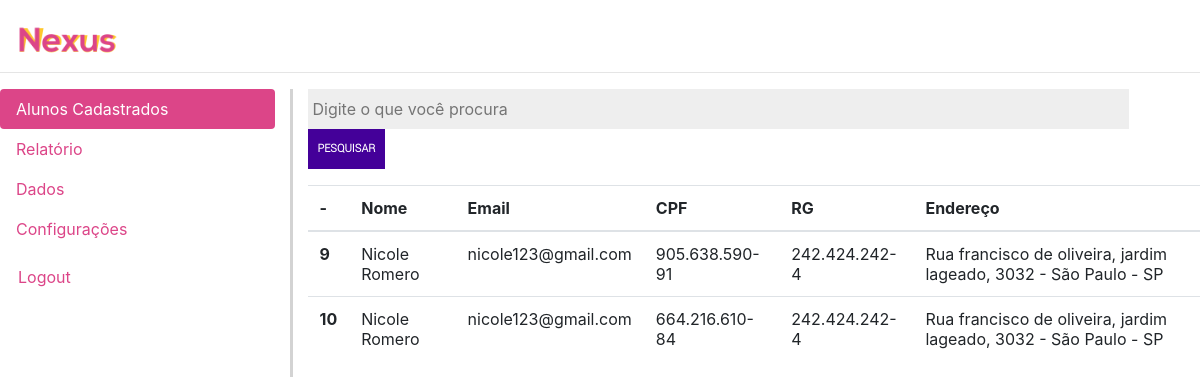
The page /Curso.php?cod=1 on the database its author committed.
### tables this page shows
CREATE TABLE `tbcursoaluno` (
  `codCursoAluno` int(11) NOT NULL,
  `codCursoconfirmado` int(11) NOT NULL,
  `codAluno` int(11) NOT NULL,
  `nomeAluno` varchar(70) NOT NULL,
  `emailAluno` varchar(70) NOT NULL,
  `enderecoAluno` varchar(70) NOT NULL,
  `cpfAluno` varchar(70) NOT NULL,
  `rgAluno` varchar(70) NOT NULL
);

### Curso.php (the view, shortened to what this page needs)
<?php
    include_once("conexao.php");
  $codCursoTT = $_GET["cod"];
?>
<html lang="pt-br">
<head>
    <link rel="stylesheet" type="text/css" href="css/css.css" media="screen" />
    <link rel="stylesheet" type="text/css" href="css/bootstrap.min.css" media="screen" />
    <link rel="stylesheet" type="text/css" href="css/style.css">
</head>
<body>
    <br>
        <div style="padding-left:10px" class="logoADM">
            <a href="index.php"><img src="img/nexus3.png"></a>
        </div>
   <hr>
  <div class="row">
  <div style="border-right : 3px solid lightgray"class="col-3">
    <div class="nav flex-column nav-pills" id="v-pills-tab" role="tablist" aria-orientation="vertical">
      <a class="nav-link active" id="v-pills-home-tab" data-toggle="pill" href="#v-pills-home" role="tab" aria-controls="v-pills-home" aria-selected="true">Alunos Cadastrados</a>
      <a class="nav-link" id="v-pills-profile-tab" data-toggle="pill" href="#v-pills-profile" role="tab" aria-controls="v-pills-profile" aria-selected="false">Relatório </a>
      <a class="nav-link" id="v-pills-messages-tab" data-toggle="pill" href="#v-pills-messages" role="tab" aria-controls="v-pills-messages" aria-selected="false">Dados</a>
      <a class="nav-link" id="v-pills-settings-tab" data-toggle="pill" href="#v-pills-settings" role="tab" aria-controls="v-pills-settings" aria-selected="false">Configurações</a>
        <?php echo("<a class='nav-link' id='v-pills-settings-tab' data-toggle='pill' role='tab' aria-controls='v-pills-settings' aria-selected='false'> <a href='removerl.php?cod=$codCursoTT'>&nbsp &nbsp  Logout</a></a>")?>
    </div>
  </div>
  <div class="col-9">
    <div class="tab-content" id="v-pills-tabContent">
      <div class="tab-pane fade show active" id="v-pills-home" role="tabpanel" aria-labelledby="v-pills-home-tab">
       <div class="table-responsive-md">
          <div id='busca'>
              <form action="curso.php" class="search" method="get">
                <input style="height:40px" id="txtbusca" name="pesq" type="text" value="" placeholder="Digite o que você procura" />
                <input style="height:40px" id="btnBusca" type="submit" value="Pesquisar"/>
              </form>
          </div>
        <table class="table">
          <thead>
            <tr>
                 <th scope="col">-</th>
              <th scope="col">Nome</th>
              <th scope="col">Email</th>
              <th scope="col">CPF</th>
              <th scope="col">RG</th>
              <th scope="col">Endereço</th>
            </tr>
      </thead>
      <tbody>
        <?php
           $codCursoTT = $_GET["cod"];
            if(isset($_GET['pesq'])){
                $busca = $_GET['pesq'];
                $sqli = mysqli_query($conn, "SELECT * FROM tbCursoaluno WHERE nome LIKE '$busca' AND codCursoconfirmado= '$codCursoTT' ");
                while ($linha = mysqli_fetch_array($sqli)){
                    $codAluno = $linha['codAluno'];
                    echo("<tr>
                        <th scope='row'>{$linha['codAluno']}</th>
                        <td>{$linha['nomeAluno']}</td>
                        <td>{$linha['emailAluno']}</td>
                        <td>{$linha['cpfAluno']}</td>
                        <td>{$linha['rgAluno']}</td>
                        <td>{$linha['enderecoAluno']}</td>
                    </tr>");
                }
            } else {
                $sqli = mysqli_query($conn, "SELECT * FROM tbcursoAluno WHERE codCursoconfirmado= '$codCursoTT'");
               while ($linha = mysqli_fetch_array($sqli)){
                    echo("<tr>
                        <th scope='row'>{$linha['codAluno']}</th>
                        <td>{$linha['nomeAluno']}</td>
                        <td>{$linha['emailAluno']}</td>
                        <td>{$linha['cpfAluno']}</td>
                        <td>{$linha['rgAluno']}</td>
                        <td>{$linha['enderecoAluno']}</td>
                    </tr>");
                }
            }
        ?>
                </tbody>
           </table>
       </div>
    </div>
    </div>
  </div>
</div>
</body>
</html>

### css/css.css (style rules this page uses)
#busca { margin:0 auto; padding:0; }
#txtbusca { border:0px solid #222; background:#EEE; width:92%; height:36px; margin:0 auto; padding:5px 0 5px 5px; float:left; line-height:36px; }
#btnBusca { background:#440099; position:relative; border:0px solid #222; color:#FFF; margin:0 auto; padding:10px; border:0 none; font-size:11px; font-weight:bold; text-transform:uppercase; font-family: login; }
* { box-sizing: border-box; transition: all .3s ease; }
img { width: 100%; }
a { font: lolo; }
.logoADM { width: 125px; }

### rows shown on the page
tbcursoaluno: codAluno "9", nomeAluno "Nicole Romero", emailAluno "nicole123@gmail.com", cpfAluno "905.638.590-91", rgAluno "242.424.242-4", enderecoAluno "Rua francisco de oliveira, jardim lageado, 3032 - São Paulo - SP"
tbcursoaluno: codAluno "10", nomeAluno "Nicole Romero", emailAluno "nicole123@gmail.com", cpfAluno "664.216.610-84", rgAluno "242.424.242-4", enderecoAluno "Rua francisco de oliveira, jardim lageado, 3032 - São Paulo - SP"
